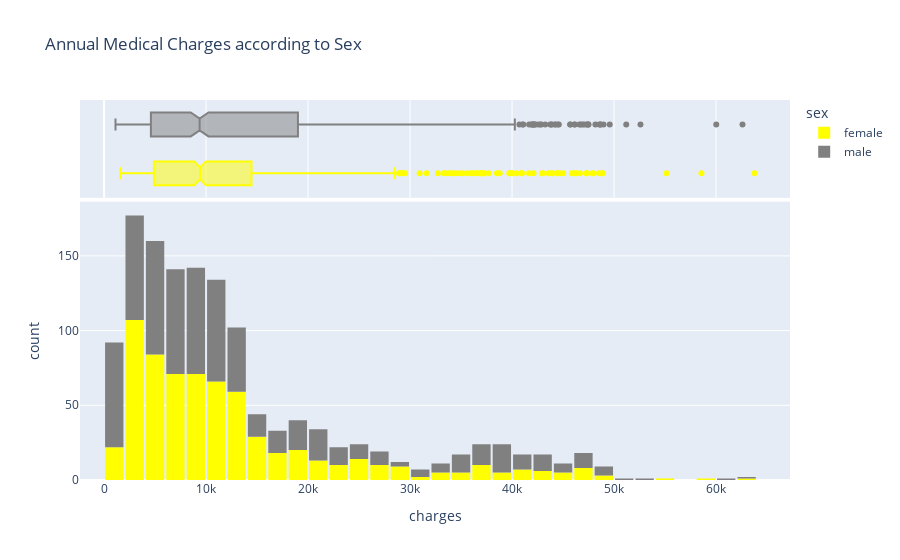

The notebook cell saved with this chart:
### Code cell
fig = px.histogram(medical_df, 
                   x='charges', 
                   marginal='box', 
                   color='sex', 
                   color_discrete_sequence=['yellow', 'grey'], 
                   title='Annual Medical Charges according to Sex')
fig.update_layout(bargap=0.1)
fig.write_html("assets/annual_charges_sex.html")
fig.show()

### Figure 1 — Plotly figure (JSON) as saved in the notebook; plotly's stock layout.template omitted (floating-point values rounded to 4 significant figures; data arrays with more than 128 entries replaced by an {"elided": "..."} marker saying what was removed)
{"data": [{"bingroup": "x", "hovertemplate": "sex=female<br>charges=%{x}<br>count=%{y}<extra></extra>", "legendgroup": "female", "marker": {"color": "yellow", "pattern": {"shape": ""}}, "name": "female", "orientation": "v", "showlegend": true, "type": "histogram", "x": {"elided": "662 float values"}, "xaxis": "x", "yaxis": "y"}, {"hovertemplate": "sex=female<br>charges=%{x}<extra></extra>", "legendgroup": "female", "marker": {"color": "yellow"}, "name": "female", "notched": true, "showlegend": false, "type": "box", "x": {"elided": "662 float values"}, "xaxis": "x2", "yaxis": "y2"}, {"bingroup": "x", "hovertemplate": "sex=male<br>charges=%{x}<br>count=%{y}<extra></extra>", "legendgroup": "male", "marker": {"color": "grey", "pattern": {"shape": ""}}, "name": "male", "orientation": "v", "showlegend": true, "type": "histogram", "x": {"elided": "676 float values"}, "xaxis": "x", "yaxis": "y"}, {"hovertemplate": "sex=male<br>charges=%{x}<extra></extra>", "legendgroup": "male", "marker": {"color": "grey"}, "name": "male", "notched": true, "showlegend": false, "type": "box", "x": {"elided": "676 float values"}, "xaxis": "x2", "yaxis": "y2"}], "layout": {"bargap": 0.1, "barmode": "relative", "legend": {"title": {"text": "sex"}, "tracegroupgap": 0}, "title": {"text": "Annual Medical Charges according to Sex"}, "xaxis": {"anchor": "y", "domain": [0, 1], "title": {"text": "charges"}}, "xaxis2": {"anchor": "y2", "domain": [0, 1], "matches": "x", "showgrid": true, "showticklabels": false}, "yaxis": {"anchor": "x", "domain": [0, 0.7326], "title": {"text": "count"}}, "yaxis2": {"anchor": "x2", "domain": [0.7426, 1], "matches": "y2", "showgrid": false, "showline": false, "showticklabels": false, "ticks": ""}}}
